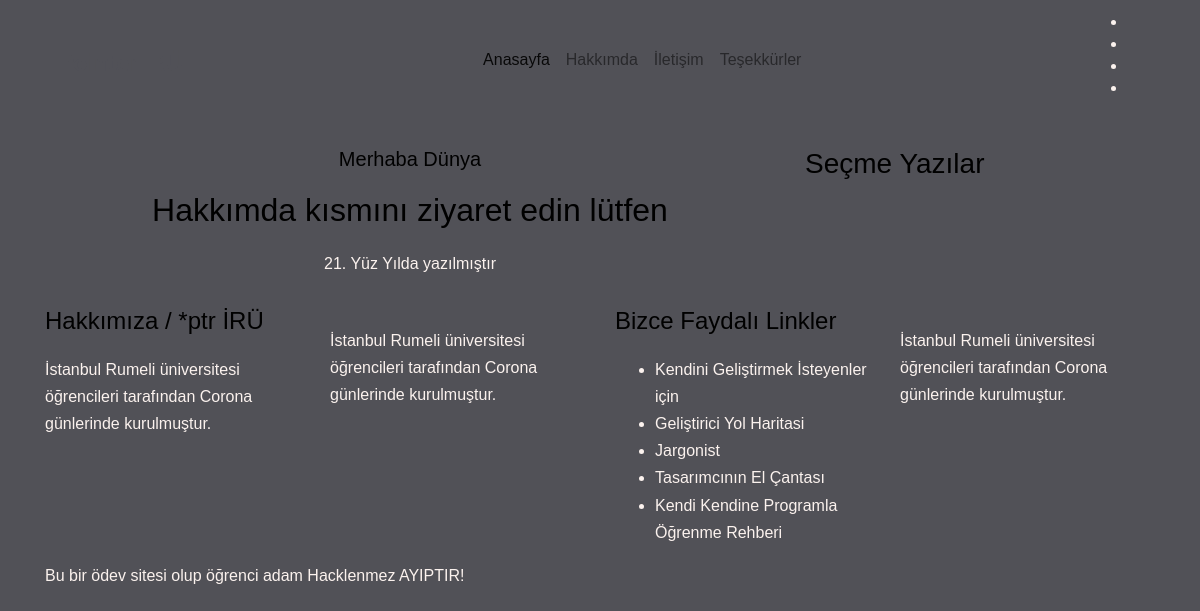
Before: /senaavcu/index.php with the older database file.
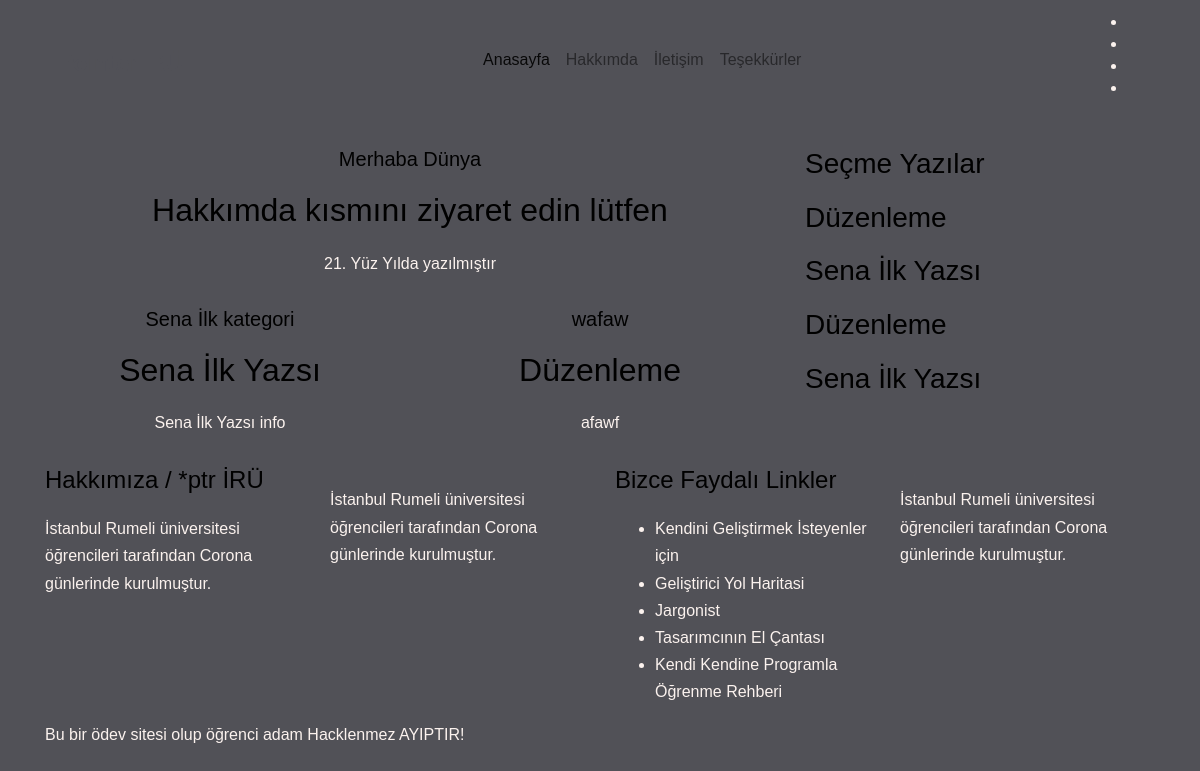
After: the same page with the newer database file.
### tables this page shows
CREATE TABLE `senaavcu` (
  `page_id` int(100) NOT NULL,
  `page_title` varchar(50) NOT NULL,
  `page_text` text NOT NULL,
  `page_img` varchar(50) NOT NULL,
  `page_kategori` varchar(50) NOT NULL,
  `page_info` varchar(100) NOT NULL
);

### senaavcu/degiskenler.php (called while the page is built, shortened)
<?php
$tablo_adi ="senaavcu";
$user_facebook ="";
$user_twitter ="https://twitter.com/senaavcuu1";
$user_insta = "https://www.instagram.com/senaaavcuu/";
$user_git = "https://github.com/senaavcu/";
 ?>

### senaavcu/baglan.php (called while the page is built, shortened)
<?php
include 'degiskenler.php';
$conn = mysqli_connect($sunucu, $user, $pass, $data);
$veri = "SELECT MAX(page_id) AS maxi FROM $tablo_adi" ;
$miktar = mysqli_query($conn, $veri);
$sayilar = mysqli_fetch_assoc($miktar);
$en = $sayilar['maxi'];
?>

### senaavcu/index.php (the view, shortened to what this page needs)
<?php
      include 'header.php';
      include 'baglan.php';
      include 'degiskenler.php';
      include 'eklenti.php';
          ?>
      <body>
<br>
      <section class="all_post section_padding">
          <div class="container">
              <div class="row">
                  <div class="col-lg-8">
                      <div class="row">
                          <div class="col-lg-12">
                              <div class="single_post post_1 feature_post">
                                  <div class="single_post_text text-center">
                                      <h5>Merhaba Dünya</h5>
                                      <a href="hakkimda.php"><h2> Hakkımda kısmını ziyaret edin lütfen </h2></a>
                                      <p>21. Yüz Yılda yazılmıştır</p>
                                  </div>
                              </div>
                          </div>
                          <?php for ($page_id=1; $page_id <= $en; $page_id++) {
                            $sql = "SELECT * FROM $tablo_adi
                            WHERE page_id=$page_id" ;
                            $oku = mysqli_query($conn, $sql);
                            $result = mysqli_fetch_assoc($oku);
                            $page_title = $result['page_title'];
                            $page_kategori = $result['page_kategori'];
                            $page_info = $result['page_info'];
                           ?>
                          <div class="col-lg-6 col-sm-6">
                              <div class="single_post post_1">
                                  <div class="single_post_text text-center">
                                      <a href=""><h5> <?php echo $page_kategori; ?></h5></a>
                                      <a href="blog.php?page_id=<?php echo $page_id; ?>"><h2><?php echo $page_title; ?></h2></a>
                                      <p><?php echo $page_info; ?></p>
                                  </div>
                              </div>
                          </div>
                            <?php } ?>
                      </div>
                  </div>
<?php include'bar.php' ?>
<?php include'footer.php' ?>
</body>
</html>

### senaavcu/header.php (shortened to what this page needs)
<?php include 'degiskenler.php' ?>
<header class="main_menu">
    <div class="container">
        <div class="row align-items-center">
            <div class="col-lg-12">
                <nav class="navbar navbar-expand-lg navbar-light">
                    <a class="navbar-brand" href="../"> <img src="img/logo.png" alt="logo"> </a>
                    <div class="collapse navbar-collapse main-menu-item justify-content-center"
                        id="navbarSupportedContent">
                        <ul class="navbar-nav">
                            <li class="nav-item active">
                                <a class="nav-link" href="index.php">Anasayfa</a>
                            </li>
                            <li class="nav-item">
                                <a class="nav-link" href="hakkimda.php">Hakkımda</a>
                            </li>
                            <li class="nav-item">
                                <a class="nav-link" href="iletisim.php">İletişim</a>
                            </li>
                            <li class="nav-item">
                                <a class="nav-link" href="tesekkur.php">Teşekkürler</a>
                            </li>
                        </ul>
                    </div>
                    <div class="header_social_icon d-none d-lg-block">
                        <ul>
                            <li><a target="_blank" href="<?php echo $user_facebook; ?>" class="d-none d-lg-block"><i class="ti-facebook"></i></a></li>
                            <li><a target="_blank" href="<?php echo $user_twitter; ?>" class="d-none d-lg-block"> <i class="ti-twitter-alt"></i></a></li>
                            <li><a target="_blank" href="<?php echo $user_insta; ?>" class="d-none d-lg-block"><i class="ti-instagram"></i></a></li>
                            <li><a target="_blank" href="<?php echo $user_git; ?>" class="d-none d-lg-block"><i class="ti-github"></i></a></li>
                        </ul>
                    </div>
                </nav>
            </div>
        </div>
    </div>
</header>

### senaavcu/eklenti.php (shortened to what this page needs)
<head>
    <link rel="stylesheet" href="css/bootstrap.min.css">
    <link rel="stylesheet" href="css/animate.css">
    <link rel="stylesheet" href="css/owl.carousel.min.css">
    <link rel="stylesheet" href="css/themify-icons.css">
    <link rel="stylesheet" href="css/liner_icon.css">
    <link rel="stylesheet" href="css/search.css">
    <link rel="stylesheet" href="css/style.css">
</head>

### senaavcu/bar.php (shortened to what this page needs)
<?php
include 'baglan.php';
include 'degiskenler.php';
 ?>
<div class="col-lg-4">
    <div class="sidebar_widget">
        <div class="single_sidebar_wiget">
            <div class="sidebar_tittle">
                <h3>Seçme Yazılar</h3>
            </div>
            <?php for ($i=1; $i <= 4; $i++) {
               $random = rand(1,$en);
              $sql = "SELECT * FROM $tablo_adi
              WHERE page_id=$random" ;
              $oku = mysqli_query($conn, $sql);
              $result = mysqli_fetch_assoc($oku);
              $page_title = $result['page_title'];
             ?>
                         <div class="single_catagory_post post_2 ">
                             <div class="post_text_1 pr_30">
                                 <a href="blog.php?page_id=<?php echo $random ?>">
                                     <h3><?php echo $page_title ?></h3>
                                 </a>
                             </div>
                         </div>
              <?php } ?>
        </div>
    </div>
</div>

### senaavcu/footer.php (shortened to what this page needs)
<footer class="footer-area">
<div class="container">
 <div class="row">
   <div class="col-xl-3 col-lg-6 col-sm-6 mb-4 mb-xl-0 single-footer-widget">
     <h4>Hakkımıza / *ptr İRÜ</h4>
     <p>İstanbul Rumeli üniversitesi öğrencileri tarafından Corona günlerinde kurulmuştur.</p>
   </div>
   <div class="col-xl-3 col-lg-6 col-sm-6 mb-4 mb-xl-0 single-footer-widget">
     <div class="salla">
     <p >İstanbul Rumeli üniversitesi öğrencileri tarafından Corona günlerinde kurulmuştur.</p>
   </div>
   </div>
   <div class="col-xl-3 col-lg-6 col-sm-6 mb-4 mb-xl-0 single-footer-widget">
     <h4>Bizce Faydalı Linkler</h4>
     <ul>
       <li><a href="https://turkcekaynaklar.com/">Kendini Geliştirmek İsteyenler için</a></li>
       <li><a href="https://github.com/AtakanErmis/gelistirici-yol-haritasi">Geliştirici Yol Haritasi</a></li>
       <li><a href="https://jargon.ist/dizin/">Jargonist</a></li>
       <li><a href="https://ahmetcadirci.com.tr/2016/tasarimcilarin-el-cantasi-niteligindeki-ucretsiz-kaynaklar/">Tasarımcının El Çantası</a></li>
       <li><a href="https://www.onbirkod.com/kendi-kendine-programlama-ogrenme-rehberi/">Kendi Kendine Programla Öğrenme Rehberi</a></li>
     </ul>
   </div>
   <div class="col-xl-3 col-lg-6 col-sm-6 mb-4 mb-xl-0 single-footer-widget">
     <div class="salla">
     <p >İstanbul Rumeli üniversitesi öğrencileri tarafından Corona günlerinde kurulmuştur.</p>
   </div>
   </div>
 </div>
 <div class="copyright_text">
   <div class="row align-items-center">
     <div class="col-lg-8">
       <div class="copyright_part">
         <p class="footer-text m-0">Bu bir ödev sitesi olup öğrenci adam Hacklenmez AYIPTIR!</p>
       </div>
     </div>
     <div class="col-lg-4 text-center text-lg-right">
       <div class="footer-social">
         <a target="_blank" href="<?php echo $user_facebook ?>"><i class="ti-facebook"></i></a>
         <a target="_blank" href="<?php echo $user_twitter ?>"> <i class="ti-twitter"></i> </a>
         <a target="_blank" href="<?php echo $user_insta ?>"><i class="ti-instagram"></i></a>
         <a target="_blank" href="<?php echo $user_git ?>"><i class="ti-github"></i></a>
       </div>
     </div>
   </div>
 </div>
</div>
</footer>

### css/style.css (style rules this page uses)
body { font-family: "Space Mono", Arial, serif; font-weight: 400; font-size: 16px; line-height: 1.7; color: #fbf2ee; background: #515157; }
a { color: #fbf2ee; -webkit-transition: 0.5s; -o-transition: 0.5s; transition: 0.5s; }
p { margin-bottom: 30px; }
h1, h2, h3, h4, h5, h6, figure { color: #000; font-family: "Space Mono", Arial, serif; font-weight: 400; margin: 0 0 20px 0; }

Changed rows visible on the page:
added senaavcu: page_kategori "Sena İlk kategori", page_title "Sena İlk Yazsı", page_info "Sena İlk Yazsı info"
added senaavcu: page_kategori "wafaw", page_title "Düzenleme", page_info "afawf"
